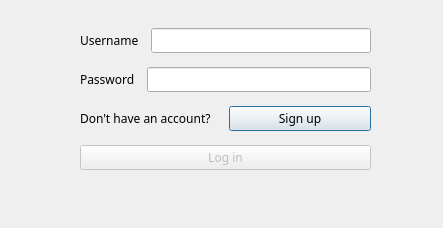
<?xml version="1.0" encoding="UTF-8"?>
<ui version="4.0">
 <class>LoginDialog</class>
 <widget class="QDialog" name="LoginDialog">
  <property name="geometry">
   <rect>
    <x>0</x>
    <y>0</y>
    <width>443</width>
    <height>228</height>
   </rect>
  </property>
  <property name="windowTitle">
   <string>Dialog</string>
  </property>
  <widget class="QWidget" name="layoutWidget">
   <property name="geometry">
    <rect>
     <x>80</x>
     <y>20</y>
     <width>291</width>
     <height>161</height>
    </rect>
   </property>
   <property name="font">
    <font>
     <family>MV Boli</family>
    </font>
   </property>
   <layout class="QVBoxLayout" name="verticalLayout">
    <item>
     <layout class="QHBoxLayout" name="horizontalLayout">
      <item>
       <widget class="QLabel" name="usernamelbl">
        <property name="font">
         <font>
          <family>MV Boli</family>
         </font>
        </property>
        <property name="text">
         <string>Username  </string>
        </property>
       </widget>
      </item>
      <item>
       <widget class="QLineEdit" name="usernameled">
        <property name="font">
         <font>
          <family>MV Boli</family>
         </font>
        </property>
       </widget>
      </item>
     </layout>
    </item>
    <item>
     <layout class="QHBoxLayout" name="horizontalLayout_2">
      <item>
       <widget class="QLabel" name="passwordlbl">
        <property name="font">
         <font>
          <family>MV Boli</family>
         </font>
        </property>
        <property name="text">
         <string>Password  </string>
        </property>
       </widget>
      </item>
      <item>
       <widget class="QLineEdit" name="passwordled">
        <property name="font">
         <font>
          <family>MV Boli</family>
         </font>
        </property>
       </widget>
      </item>
     </layout>
    </item>
    <item>
     <layout class="QHBoxLayout" name="horizontalLayout_3">
      <item>
       <widget class="QLabel" name="donthaveacclbl">
        <property name="font">
         <font>
          <family>MV Boli</family>
         </font>
        </property>
        <property name="text">
         <string>Don't have an account?</string>
        </property>
       </widget>
      </item>
      <item>
       <widget class="QPushButton" name="signupbtn">
        <property name="font">
         <font>
          <family>MV Boli</family>
         </font>
        </property>
        <property name="text">
         <string>Sign up</string>
        </property>
       </widget>
      </item>
     </layout>
    </item>
    <item>
     <widget class="QPushButton" name="loginbtn">
      <property name="enabled">
       <bool>false</bool>
      </property>
      <property name="font">
       <font>
        <family>MV Boli</family>
       </font>
      </property>
      <property name="text">
       <string>Log in</string>
      </property>
     </widget>
    </item>
   </layout>
  </widget>
 </widget>
 <resources/>
 <connections/>
</ui>
